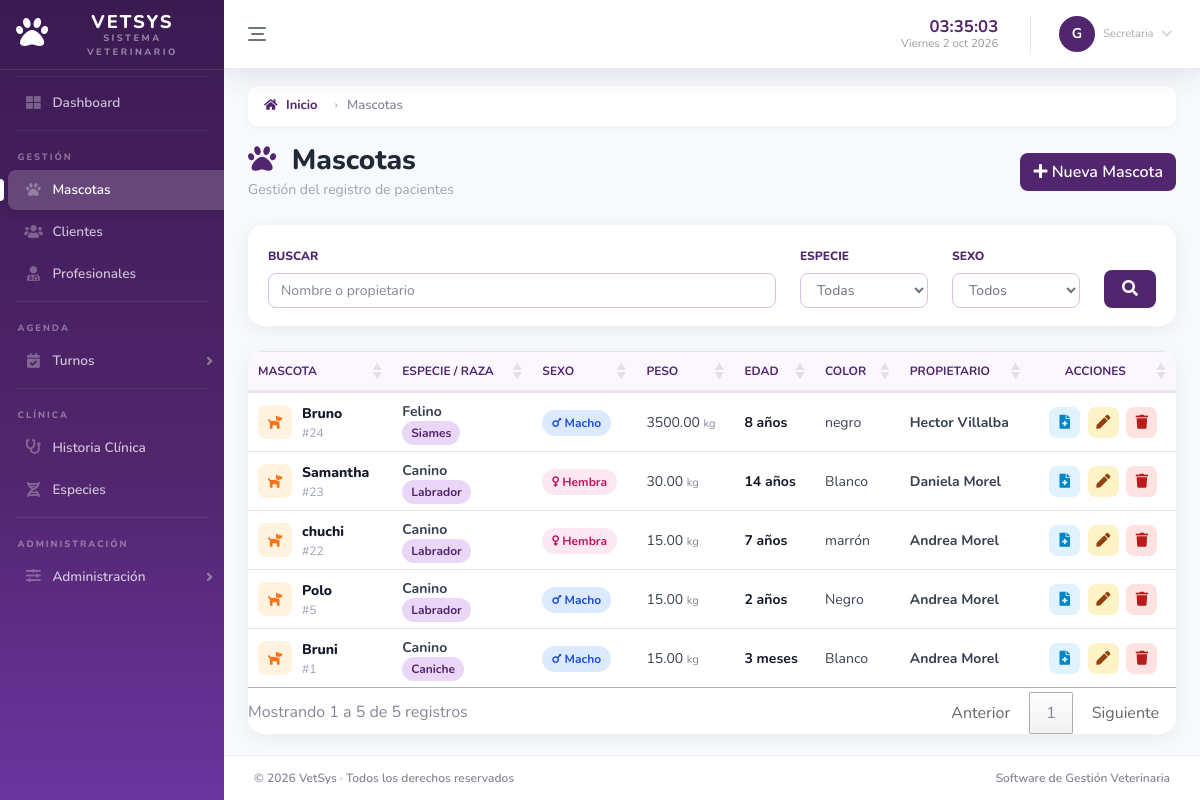
Before: /modules/pets/index.php (signed in) with the older database file.
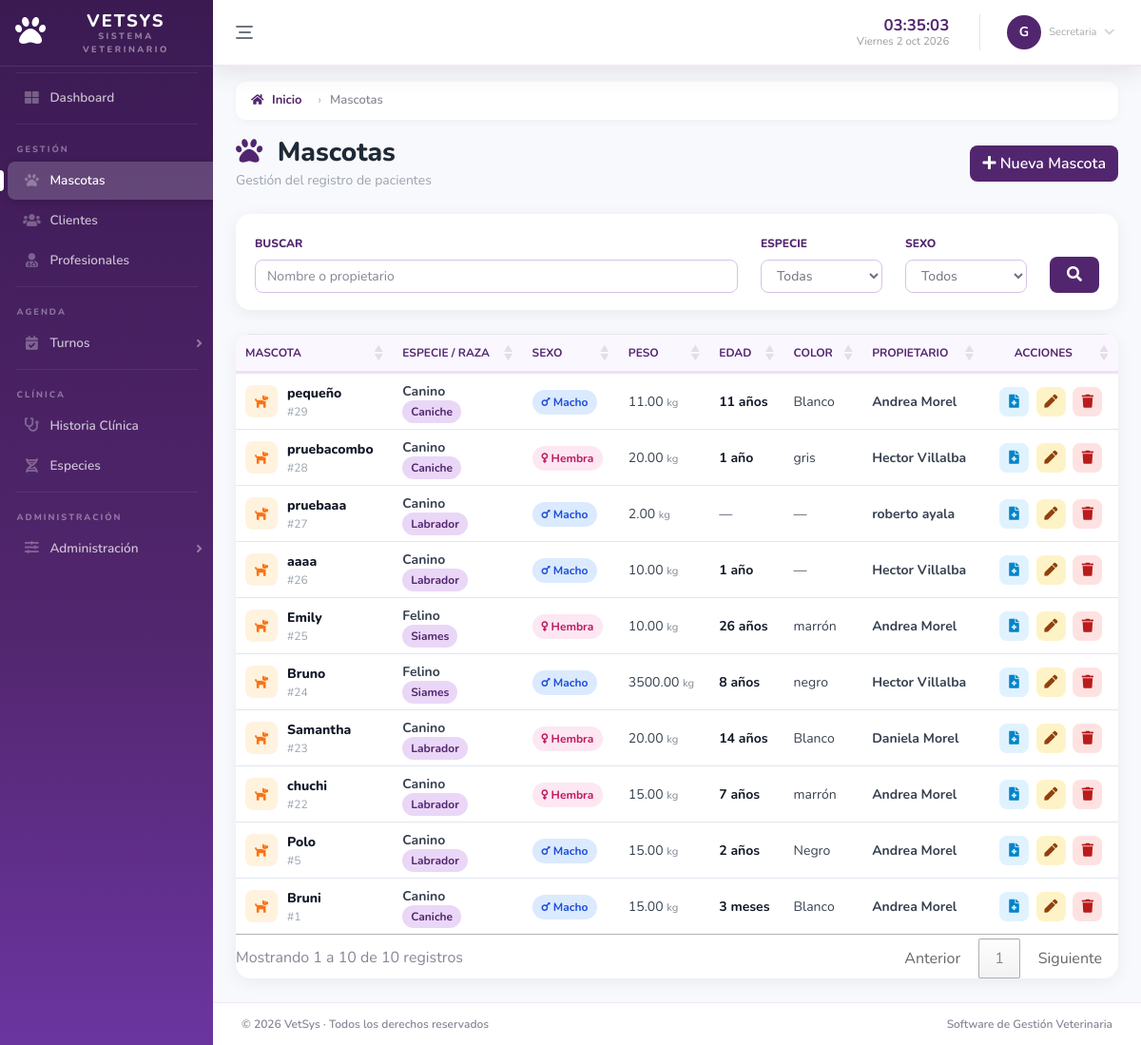
After: the same page with the newer database file.
### tables this page shows
CREATE TABLE `mascota` (
  `id_mascota` int NOT NULL AUTO_INCREMENT,
  `id_especie` int NOT NULL,
  `id_cliente` int NOT NULL,
  `fecha_nacimiento` date DEFAULT NULL,
  `edad` int DEFAULT NULL,
  `unidad_edad` enum('dias','meses','años') DEFAULT NULL,
  `color` varchar(50) DEFAULT NULL,
  `nombre_mascota` varchar(100) NOT NULL,
  `peso` decimal(6,2) DEFAULT NULL,
  `sexo` varchar(20) DEFAULT NULL,
  `activo` tinyint DEFAULT '1',
  PRIMARY KEY (`id_mascota`),
  KEY `id_especie` (`id_especie`),
  KEY `id_cliente` (`id_cliente`),
  CONSTRAINT `mascota_ibfk_1` FOREIGN KEY (`id_especie`) REFERENCES `especie` (`id_especie`),
  CONSTRAINT `mascota_ibfk_2` FOREIGN KEY (`id_cliente`) REFERENCES `cliente` (`id_cliente`)
);

CREATE TABLE `especie` (
  `id_especie` int NOT NULL AUTO_INCREMENT,
  `nombre_especie` varchar(100) NOT NULL,
  `raza` varchar(100) DEFAULT NULL,
  `activo` tinyint DEFAULT '1',
  PRIMARY KEY (`id_especie`)
);

### modules/pets/controllers/petController.php (called while the page is built, shortened)
<?php
require_once __DIR__ . '/../models/PetModel.php';
class PetController{
    private $model;
    public function __construct($conexion){
        $this->model = new PetModel($conexion);
    }
    public function index(){
        $buscar = trim($_GET['buscar'] ?? '');
        $id_especie = (int)($_GET['id_especie'] ?? 0);
        $sexo = trim($_GET['sexo'] ?? '');
        $where = $this->model->buildWhere(
            $buscar,
            $id_especie,
            $sexo
        );
        $mascotas = $this->model->getAll($where);
        require_once __DIR__ . '/../views/index.php';
    }
}

### modules/pets/index.php (called while the page is built, shortened)
<?php
require_once '../../app/validateRoute.php';
require_once 'controllers/petController.php';
$controller = new PetController($conexion);
$controller->index();

### modules/pets/models/petModel.php (called while the page is built, shortened)
<?php
class PetModel{
    private $conexion;
    public function __construct($conexion)
    {
        $this->conexion = $conexion;
    }
    public function buildWhere($buscar, $id_especie, $sexo){
    $where = "WHERE m.activo = 1";
    return $where;
}
    public function getAll($where){
    return $this->conexion->query("SELECT m.id_mascota,m.nombre_mascota,m.sexo,
            m.peso,m.edad,m.unidad_edad,m.color,
            e.nombre_especie,e.raza,
            CONCAT(
                p.nombre_persona,
                ' ',
                p.apellido_persona
            ) AS cliente
        FROM mascota m INNER JOIN especie e
            ON m.id_especie = e.id_especie
        INNER JOIN cliente c
            ON m.id_cliente = c.id_cliente
        INNER JOIN persona p
            ON c.id_persona = p.id_persona
        $where
        ORDER BY m.id_mascota DESC
    ");
    }
}

### modules/pets/views/index.php (the view, shortened to what the rows shown need)
<?php
require_once '../../app/menu.php';
?>
<!DOCTYPE html>
<html lang="es">
<head>
    <link href="../../vendor/fontawesome-free/css/all.min.css" rel="stylesheet">
    <link href="../../css/sb-admin-2.min.css" rel="stylesheet">
    <link href="../../css/indexpet.css" rel="stylesheet">
    <link rel="stylesheet" href="https://cdn.datatables.net/1.13.8/css/jquery.dataTables.min.css">
    <link rel="stylesheet" href="https://cdn.datatables.net/buttons/2.4.2/css/buttons.dataTables.min.css">
</head>
<body>
<div class="container-fluid">
    <div class="d-flex justify-content-between align-items-center flex-wrap mb-3">
        <div>
            <h1 class="h3 page-title">
                <i class="fas fa-paw mr-2"></i> Mascotas
            </h1>
        </div>
    </div>
    <div class="table-card">
        <div class="table-responsive">
            <table id="tablaMascotas" class="table table-hover">
                <thead>
                    <tr>
                        <th>Mascota</th>
                        <th>Especie / Raza</th>
                        <th>Sexo</th>
                        <th>Peso</th>
                        <th>Edad</th>
                        <th>Color</th>
                        <th>Propietario</th>
                        <th class="text-center">Acciones</th>
                    </tr>
                </thead>
                <tbody>
                    <?php if ($mascotas->num_rows > 0) { ?>
                        <?php while ($row = $mascotas->fetch_object()) { ?>
                            <tr>
                                <td>
                                    <div class="d-flex align-items-center">
                                        <span class="pet-icon">
                                            <i class="fas fa-dog"></i>
                                        </span>
                                        <div>
                                            <div class="pet-name"><?= htmlspecialchars($row->nombre_mascota) ?></div>
                                            <div class="pet-id">#<?= $row->id_mascota ?></div>
                                        </div>
                                    </div>
                                </td>
                                <td>
                                    <strong><?= htmlspecialchars($row->nombre_especie) ?></strong><br>
                                    <span class="badge-raza"><?= htmlspecialchars($row->raza) ?></span>
                                </td>
                                <td>
                                    <?php
                                    if ($row->sexo == 'H') {    ?>
                                    <span class="badge-hembra">
                                    <i class="fas fa-venus"></i> Hembra</span>
                                    <?php
                                    } elseif ($row->sexo == 'M') {
                                    ?>
                                        <span class="badge-macho">
                                            <i class="fas fa-mars"></i> Macho
                                        </span>
                                    <?php
                                    } else {
                                    ?>
                                        —
                                    <?php } ?>
                                </td>
                                <td>
                                    <?= !empty($row->peso) ? htmlspecialchars($row->peso) . ' <small class="text-muted">kg</small>' : 'â€”' ?>
                                </td>
                                <td>
                                    <?php if (!empty($row->edad)) { ?>
                                        <?php
                                        $unidad = $row->unidad_edad ?? '';
                                        if ($row->edad == 1) {
                                            if ($unidad == 'dias') {
                                                $unidad = 'día';
                                            } elseif ($unidad == 'meses') {
                                                $unidad = 'mes';
                                            } elseif ($unidad == 'años') {
                                                $unidad = 'año';
                                            }
                                        } else {
                                            if ($unidad == 'dias') {
                                                $unidad = 'días';
                                            }
                                        }
                                        ?>
                                        <span class="mascota-edad">
                                            <?= htmlspecialchars($row->edad) ?>
                                            <?= htmlspecialchars($unidad) ?>
                                        </span>
                                    <?php } else { ?>
                                        —
                                    <?php } ?>
                                </td>
                                <td>
                                    <?= !empty($row->color) ? htmlspecialchars($row->color) : '—' ?>
                                </td>
                                <td>
                                    <strong><?= htmlspecialchars($row->cliente) ?></strong>
                                </td>
                                <td class="text-center">
                                    <a href="pet_record.php?id=<?= $row->id_mascota ?>"
                                    class="btn-action btn-view" title="Ver ficha">
                                        <i class="fas fa-file-medical"></i>
                                    </a>
                                    <a href="edit.php?id=<?= $row->id_mascota ?>"
                                    class="btn-action btn-edit" title="Modificar">
                                        <i class="fas fa-pen"></i>
                                    </a>
                                    <button class="btn-action btn-delete"
                                        data-toggle="modal"
                                        data-target="#modalEliminar"
                                        data-id="<?= $row->id_mascota ?>"
                                        data-nombre="<?=($row->nombre_mascota) ?>">
                                        <i class="fas fa-trash"></i>
                                    </button>
                                </td>
                            </tr>
                        <?php } ?>
                    <?php } ?>
                </tbody>
            </table>
        </div>
    </div>
</div>
</body>
</html>

Changed rows visible on the page:
added mascota: nombre_mascota "pequeño", id_mascota "29", id_especie.nombre_especie "Canino", id_especie.raza "Caniche", sexo "M" (drawn), peso "11.00", edad "11", unidad_edad "años", color "Blanco", cliente "Andrea Morel"
added mascota: nombre_mascota "pruebacombo", id_mascota "28", id_especie.nombre_especie "Canino", id_especie.raza "Caniche", sexo "H" (drawn), peso "20.00", edad "1", unidad_edad "año", color "gris", cliente "Hector Villalba"
added mascota: nombre_mascota "pruebaaa", id_mascota "27", id_especie.nombre_especie "Canino", id_especie.raza "Labrador", sexo "M" (drawn), peso "2.00", cliente "roberto ayala"
added mascota: nombre_mascota "aaaa", id_mascota "26", id_especie.nombre_especie "Canino", id_especie.raza "Labrador", sexo "M" (drawn), peso "10.00", edad "1", unidad_edad "año", cliente "Hector Villalba"
added mascota: nombre_mascota "Emily", id_mascota "25", id_especie.nombre_especie "Felino", id_especie.raza "Siames", sexo "H" (drawn), peso "10.00", edad "26", unidad_edad "años", color "marrón", cliente "Andrea Morel"
changed mascota "Samantha": peso "30.00" → "20.00"
Other visible differences:
text written by a page script: "Mostrando 1 a 5 de 5 registros Anterior 1 Siguiente" → "Mostrando 1 a 10 de 10 registros Anterior 1 Siguiente"
